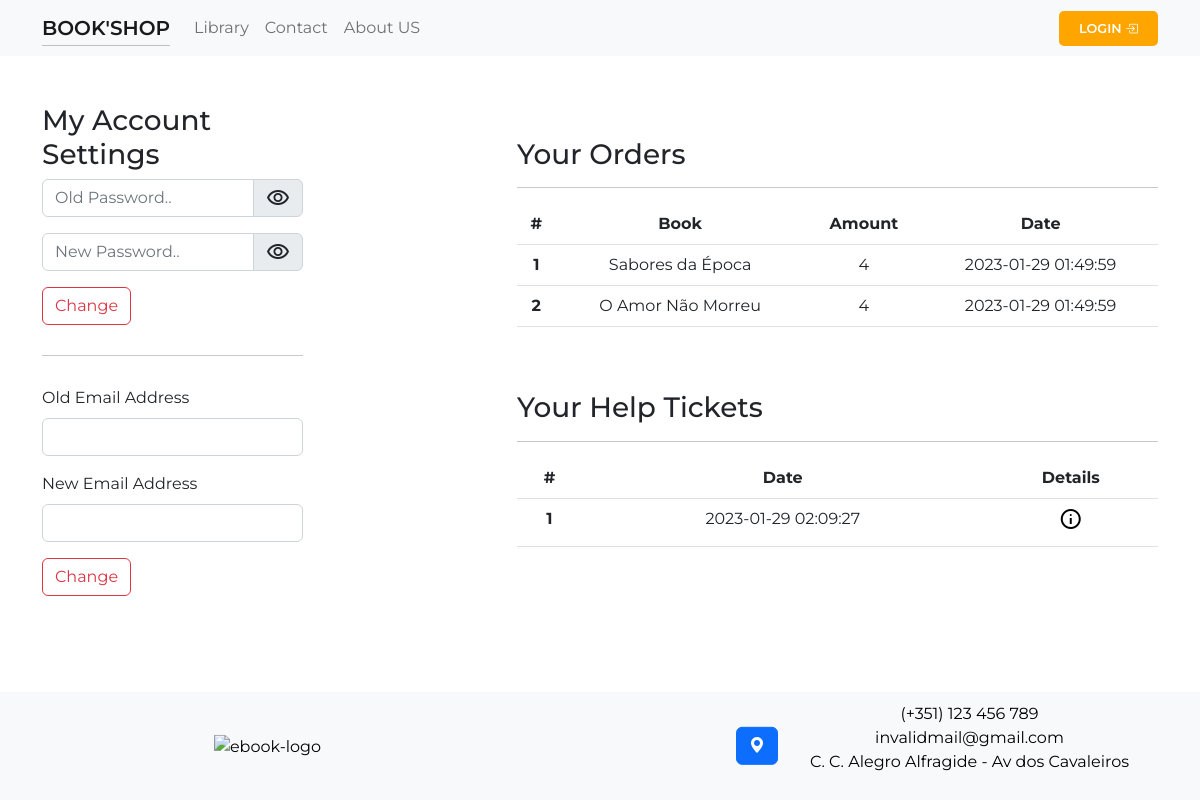
Page /pages/user/user-settings.php (signed in) on the committed database.
### tables this page shows
CREATE TABLE `user_orders` (
  `ID` int(11) NOT NULL,
  `userID` int(11) NOT NULL,
  `bookID` int(11) NOT NULL,
  `amount` int(11) NOT NULL DEFAULT 1,
  `orderDate` timestamp NOT NULL DEFAULT current_timestamp()
);

CREATE TABLE `stock` (
  `ID` int(11) NOT NULL,
  `livroName` varchar(24) NOT NULL,
  `livroPrice` varchar(11) NOT NULL DEFAULT '5',
  `livroDescription` varchar(1024) NOT NULL,
  `livroCategory` int(11) NOT NULL DEFAULT 1,
  `livroSubCategory` int(11) NOT NULL DEFAULT 1,
  `totalOrders` int(11) NOT NULL DEFAULT 0,
  `img_url` longblob NOT NULL,
  `img_name` varchar(144) NOT NULL
);

CREATE TABLE `users_support` (
  `ID` int(11) NOT NULL,
  `user_id` int(11) NOT NULL,
  `user_mail` varchar(256) NOT NULL,
  `user_message` longtext NOT NULL,
  `date` timestamp NOT NULL DEFAULT current_timestamp()
);

### pages/user/user-settings.php (the view, shortened to what this page needs)
<?php
    require($_SERVER['DOCUMENT_ROOT'].'/shop/connection/database.php');
?>
<!DOCTYPE html>
<html lang="en">
    <?php
        require($_SERVER['DOCUMENT_ROOT'].'/shop/components/head.php');
    ?>
<body>
    <?php require($_SERVER['DOCUMENT_ROOT'].'/shop/components/navbar/navbar.php'); ?>
    <div class="container mt-5 justify-content-center align-items-center">
        <div class="row justify-content-between align-items-center">
            <div class="col-md-3">
                <div class="account-security"><h3>My Account Settings</h3></div>
                <div class="row">
                    <form method="post">
                        <div class="mb-3">
                            <div class="input-group align-items-center">
                                <input type="password" class="form-control" id="oldUserPassowrd" name="validOldPassword" placeholder="Old Password.." aria-describedby="inputGroupPrepend2" required>
                                <span class="material-symbols-outlined user-select-none input-group-text" id="btnOldPassowrd" role="button">visibility</span>
                            </div>
                        </div>
                        <div class="mb-3">
                            <div class="input-group align-items-center">
                                <input type="password" class="form-control" id="newUserPassowrd" name="validNewPassword" placeholder="New Password.." aria-describedby="inputGroupPrepend2" required>
                                <span class="material-symbols-outlined user-select-none input-group-text" id="btnNewPassowrd" role="button">visibility</span>
                            </div>
                        </div>
                        <button type="submit" name="changeUserPassword" class="btn btn-outline-danger">Change</button>
                    </form>
                </div>
                <hr style="margin: 30px 0;" />
                <div class="row">
                    <form method="post">
                        <div class="mb-3">
                            <label for="oldUserEmail" class="form-label">Old Email Address</label>
                            <input type="email" class="form-control" name="oldUserEmail" id="oldPassowrd">
                        </div>
                        <div class="mb-3">
                            <label for="newUserEmail" class="form-label">New Email Address</label>
                            <input type="email" class="form-control" name="newUserEmail" id="newPassowrd">
                        </div>
                        <button type="submit" name="changeUserEmail" class="btn btn-outline-danger">Change</button>
                    </form>
                </div>
            </div>
            <div class="col-md-7">
                <div class="row">
                    <div class="col-title"><h3>Your Orders</h3> <hr /></div>
                    <div class="col-sm">
                        <table class="table text-center">
                            <thead>
                                <tr>
                                    <th scope="col">#</th>
                                    <th scope="col">Book</th>
                                    <th scope="col">Amount</th>
                                    <th scope="col">Date</th>
                                </tr>
                            </thead>
                            <tbody>
                                    <?php
                                        $user_id = $_SESSION['sqlID'];
                                        $getUserOders = "SELECT * FROM `user_orders` WHERE `userID` = '$user_id'";
                                        $userOrders = mysqli_query($sql, $getUserOders);
                                        if(mysqli_num_rows($userOrders)) {
                                            while($row = mysqli_fetch_array($userOrders)) {
                                                $getBookInfo = mysqli_query($sql, "SELECT livroName FROM `stock` WHERE `ID` = ".$row['bookID']."");
                                                $bookInfo = mysqli_fetch_assoc($getBookInfo);
                                                echo '
                                                    <tr>
                                                        <th scope="row">'.$row['ID'].'</th>
                                                        <td>'.$bookInfo['livroName'].'</td>
                                                        <td>'.$row['amount'].'</td>
                                                        <td>'.$row['orderDate'].'</td>
                                                    </tr>
                                                ';
                                            }
                                        }
                                    ?>
                            </tbody>
                        </table>
                    </div>
                </div>
                <div class="row mt-5">
                    <div class="col-title"><h3>Your Help Tickets</h3> <hr /></div>
                    <div class="col-sm">
                        <table class="table text-center">
                            <thead>
                                <tr>
                                    <th scope="col">#</th>
                                    <th scope="col">Date</th>
                                    <th scope="col">Details</th>
                                </tr>
                            </thead>
                            <tbody>
                                    <?php
                                        $user_id = $_SESSION['sqlID'];
                                        $getUserOders = "SELECT * FROM `users_support` WHERE `user_id` = '$user_id'";
                                        $userOrders = mysqli_query($sql, $getUserOders);
                                        if(mysqli_num_rows($userOrders)) {
                                            while($row = mysqli_fetch_array($userOrders)) {
                                                echo '
                                                    <tr>
                                                        <th scope="row">'.$row['ID'].'</th>
                                                        <td>'.$row['date'].'</td>
                                                        <td>
                                                            <a href="./tickets/user-tickets.php?ticket_id='.$row['ID'].'"><span class="material-symbols-outlined">info</span></a>
                                                        </td>
                                                    </tr>
                                                ';
                                            }
                                        }
                                    ?>
                            </tbody>
                        </table>
                    </div>
                </div>
            </div>
        </div>
    </div>
    <?php require($_SERVER['DOCUMENT_ROOT'].'/shop/components/footer/footer.php'); ?>
</body>
</html>

### components/head.php (style rules this page uses)
html, body { height: 100%; font-family: 'Montserrat', sans-serif; }

### components/footer/footer-style.php (style rules this page uses)
a { text-decoration: none; color: black; }

### rows in the picture
user_orders: ID "1", stock.livroName "Sabores da Época", amount "4", orderDate "2023-01-29 01:49:59"
user_orders: ID "2", stock.livroName "O Amor Não Morreu", amount "4", orderDate "2023-01-29 01:49:59"
users_support: ID "1", date "2023-01-29 02:09:27"
